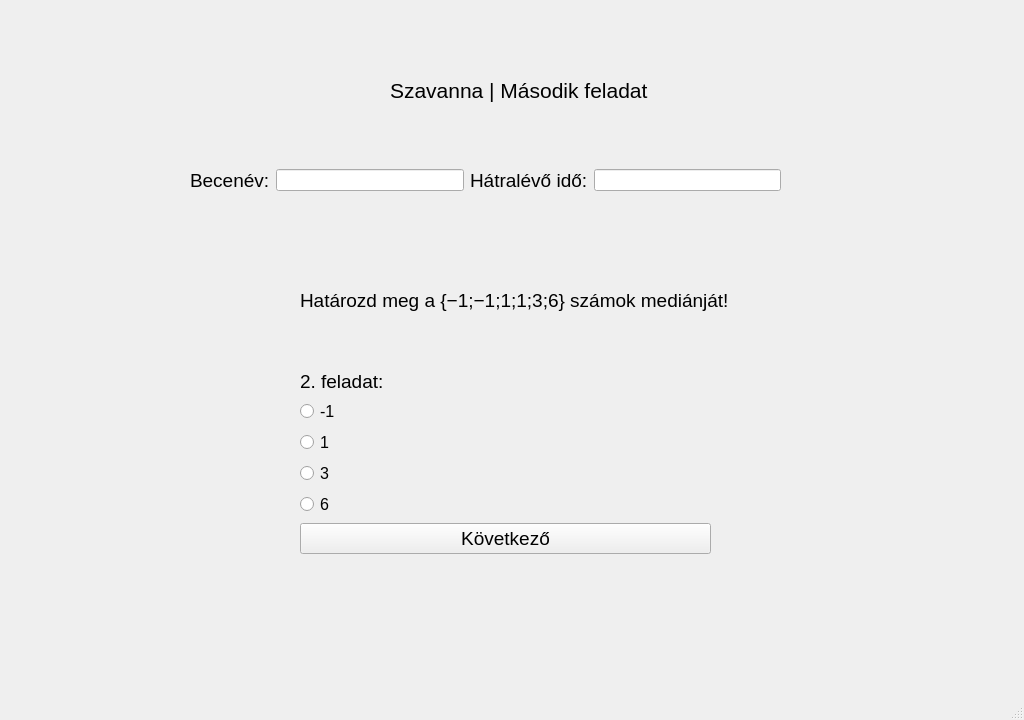
<?xml version="1.0" encoding="UTF-8"?>
<ui version="4.0">
 <class>ques1</class>
 <widget class="QMainWindow" name="ques1">
  <property name="geometry">
   <rect>
    <x>0</x>
    <y>0</y>
    <width>1024</width>
    <height>720</height>
   </rect>
  </property>
  <property name="windowTitle">
   <string>Játékos matematikai gyakorlóprogram</string>
  </property>
  <widget class="QWidget" name="centralwidget">
   <widget class="QLabel" name="label">
    <property name="geometry">
     <rect>
      <x>0</x>
      <y>-10</y>
      <width>1024</width>
      <height>720</height>
     </rect>
    </property>
    <property name="text">
     <string/>
    </property>
    <property name="pixmap">
     <pixmap>../szakdoga hátterek/african-savanna-forest-landscape-scene-at-sunset-free-vector.jpg</pixmap>
    </property>
    <property name="scaledContents">
     <bool>true</bool>
    </property>
   </widget>
   <widget class="QLabel" name="label_4">
    <property name="geometry">
     <rect>
      <x>390</x>
      <y>70</y>
      <width>261</width>
      <height>41</height>
     </rect>
    </property>
    <property name="sizePolicy">
     <sizepolicy hsizetype="Expanding" vsizetype="Preferred">
      <horstretch>0</horstretch>
      <verstretch>0</verstretch>
     </sizepolicy>
    </property>
    <property name="font">
     <font>
      <pointsize>16</pointsize>
     </font>
    </property>
    <property name="cursor">
     <cursorShape>ArrowCursor</cursorShape>
    </property>
    <property name="text">
     <string>Szavanna | Második feladat</string>
    </property>
   </widget>
   <widget class="QWidget" name="horizontalLayoutWidget">
    <property name="geometry">
     <rect>
      <x>190</x>
      <y>140</y>
      <width>591</width>
      <height>81</height>
     </rect>
    </property>
    <layout class="QHBoxLayout" name="horizontalLayout">
     <item>
      <widget class="QLabel" name="label_2">
       <property name="font">
        <font>
         <pointsize>14</pointsize>
        </font>
       </property>
       <property name="text">
        <string>Becenév:</string>
       </property>
      </widget>
     </item>
     <item>
      <widget class="QLineEdit" name="T1">
       <property name="sizePolicy">
        <sizepolicy hsizetype="Expanding" vsizetype="Fixed">
         <horstretch>0</horstretch>
         <verstretch>0</verstretch>
        </sizepolicy>
       </property>
      </widget>
     </item>
     <item>
      <widget class="QLabel" name="label_3">
       <property name="font">
        <font>
         <pointsize>14</pointsize>
        </font>
       </property>
       <property name="text">
        <string>Hátralévő idő:</string>
       </property>
      </widget>
     </item>
     <item>
      <widget class="QLineEdit" name="T2">
       <property name="sizePolicy">
        <sizepolicy hsizetype="Expanding" vsizetype="Fixed">
         <horstretch>0</horstretch>
         <verstretch>0</verstretch>
        </sizepolicy>
       </property>
      </widget>
     </item>
    </layout>
   </widget>
   <widget class="QWidget" name="formLayoutWidget">
    <property name="geometry">
     <rect>
      <x>300</x>
      <y>370</y>
      <width>411</width>
      <height>251</height>
     </rect>
    </property>
    <layout class="QFormLayout" name="formLayout">
     <property name="labelAlignment">
      <set>Qt::AlignLeading|Qt::AlignLeft|Qt::AlignTop</set>
     </property>
     <item row="1" column="0">
      <widget class="QLabel" name="label_5">
       <property name="font">
        <font>
         <pointsize>14</pointsize>
        </font>
       </property>
       <property name="text">
        <string>2. feladat:</string>
       </property>
      </widget>
     </item>
     <item row="2" column="0">
      <widget class="QRadioButton" name="R1">
       <property name="font">
        <font>
         <pointsize>12</pointsize>
        </font>
       </property>
       <property name="text">
        <string>-1</string>
       </property>
      </widget>
     </item>
     <item row="3" column="0">
      <widget class="QRadioButton" name="R2">
       <property name="font">
        <font>
         <pointsize>12</pointsize>
        </font>
       </property>
       <property name="text">
        <string>1</string>
       </property>
      </widget>
     </item>
     <item row="4" column="0">
      <widget class="QRadioButton" name="R3">
       <property name="font">
        <font>
         <pointsize>12</pointsize>
        </font>
       </property>
       <property name="text">
        <string>3</string>
       </property>
      </widget>
     </item>
     <item row="6" column="0" colspan="2">
      <widget class="QPushButton" name="B1">
       <property name="font">
        <font>
         <pointsize>14</pointsize>
        </font>
       </property>
       <property name="text">
        <string>Következő</string>
       </property>
      </widget>
     </item>
     <item row="5" column="0">
      <widget class="QRadioButton" name="R4">
       <property name="font">
        <font>
         <pointsize>12</pointsize>
        </font>
       </property>
       <property name="text">
        <string>6</string>
       </property>
      </widget>
     </item>
    </layout>
   </widget>
   <widget class="QLabel" name="label_6">
    <property name="geometry">
     <rect>
      <x>300</x>
      <y>260</y>
      <width>451</width>
      <height>81</height>
     </rect>
    </property>
    <property name="font">
     <font>
      <pointsize>14</pointsize>
     </font>
    </property>
    <property name="text">
     <string>Határozd meg a {−1;−1;1;1;3;6} számok mediánját!</string>
    </property>
    <property name="scaledContents">
     <bool>true</bool>
    </property>
   </widget>
  </widget>
  <widget class="QMenuBar" name="menubar">
   <property name="geometry">
    <rect>
     <x>0</x>
     <y>0</y>
     <width>1024</width>
     <height>21</height>
    </rect>
   </property>
  </widget>
  <widget class="QStatusBar" name="statusbar"/>
 </widget>
 <resources/>
 <connections/>
</ui>
